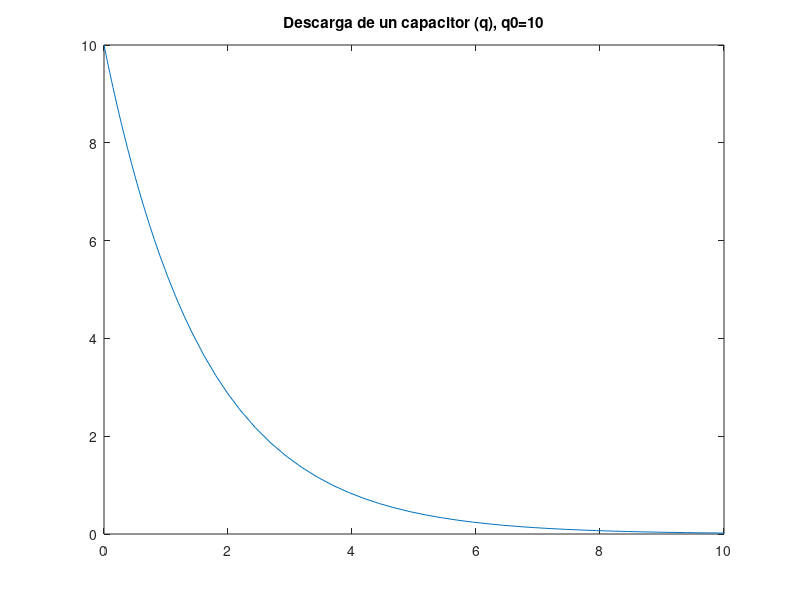

Source code (MATLAB):
t = [0 10];
q0 = 10;
R = 2;
C = 0.8;
[t,q] = ode45(@(t,q) -q/(R*C), t, q0);

plot(t,q);
title('Descarga de un capacitor (q), q0=10');